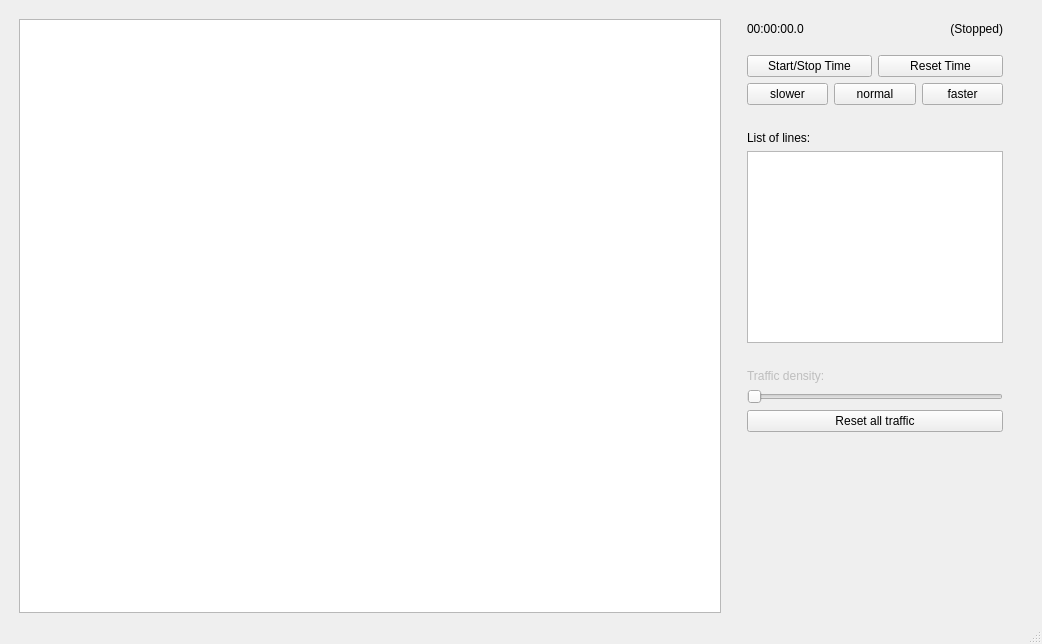
<?xml version="1.0" encoding="UTF-8"?>
<ui version="4.0">
 <class>MainWindow</class>
 <widget class="QMainWindow" name="MainWindow">
  <property name="geometry">
   <rect>
    <x>0</x>
    <y>0</y>
    <width>1042</width>
    <height>644</height>
   </rect>
  </property>
  <property name="minimumSize">
   <size>
    <width>800</width>
    <height>600</height>
   </size>
  </property>
  <property name="windowTitle">
   <string>Shalingrad subway plans</string>
  </property>
  <widget class="QWidget" name="centralwidget">
   <layout class="QGridLayout" name="gridLayout">
    <item row="1" column="0">
     <layout class="QHBoxLayout" name="horizontalLayout_2">
      <property name="leftMargin">
       <number>10</number>
      </property>
      <property name="topMargin">
       <number>10</number>
      </property>
      <property name="rightMargin">
       <number>10</number>
      </property>
      <item>
       <widget class="QGraphicsView" name="graphicsView"/>
      </item>
      <item>
       <layout class="QVBoxLayout" name="verticalLayout">
        <property name="leftMargin">
         <number>20</number>
        </property>
        <property name="rightMargin">
         <number>20</number>
        </property>
        <item>
         <layout class="QHBoxLayout" name="horizontalLayout_3">
          <item>
           <widget class="QLabel" name="timeLbl">
            <property name="enabled">
             <bool>true</bool>
            </property>
            <property name="sizePolicy">
             <sizepolicy hsizetype="Minimum" vsizetype="Fixed">
              <horstretch>0</horstretch>
              <verstretch>0</verstretch>
             </sizepolicy>
            </property>
            <property name="frameShape">
             <enum>QFrame::NoFrame</enum>
            </property>
            <property name="text">
             <string>00:00:00.0</string>
            </property>
            <property name="alignment">
             <set>Qt::AlignLeading|Qt::AlignLeft|Qt::AlignVCenter</set>
            </property>
           </widget>
          </item>
          <item>
           <spacer name="horizontalSpacer">
            <property name="orientation">
             <enum>Qt::Horizontal</enum>
            </property>
            <property name="sizeType">
             <enum>QSizePolicy::Preferred</enum>
            </property>
            <property name="sizeHint" stdset="0">
             <size>
              <width>40</width>
              <height>20</height>
             </size>
            </property>
           </spacer>
          </item>
          <item>
           <widget class="QLabel" name="statusLbl">
            <property name="text">
             <string>(Stopped)</string>
            </property>
            <property name="alignment">
             <set>Qt::AlignRight|Qt::AlignTrailing|Qt::AlignVCenter</set>
            </property>
           </widget>
          </item>
         </layout>
        </item>
        <item>
         <spacer name="verticalSpacer_2">
          <property name="orientation">
           <enum>Qt::Vertical</enum>
          </property>
          <property name="sizeType">
           <enum>QSizePolicy::Fixed</enum>
          </property>
          <property name="sizeHint" stdset="0">
           <size>
            <width>20</width>
            <height>10</height>
           </size>
          </property>
         </spacer>
        </item>
        <item>
         <layout class="QHBoxLayout" name="horizontalLayout_5">
          <item>
           <widget class="QPushButton" name="toggleTimeBtn">
            <property name="autoFillBackground">
             <bool>false</bool>
            </property>
            <property name="text">
             <string>Start/Stop Time</string>
            </property>
           </widget>
          </item>
          <item>
           <widget class="QPushButton" name="resetBtn">
            <property name="text">
             <string>Reset Time</string>
            </property>
           </widget>
          </item>
         </layout>
        </item>
        <item>
         <layout class="QHBoxLayout" name="horizontalLayout">
          <item>
           <layout class="QVBoxLayout" name="verticalLayout_2">
            <item>
             <layout class="QHBoxLayout" name="horizontalLayout_4">
              <item>
               <widget class="QPushButton" name="slowerBtn">
                <property name="text">
                 <string>slower</string>
                </property>
               </widget>
              </item>
              <item>
               <widget class="QPushButton" name="normalBtn">
                <property name="sizePolicy">
                 <sizepolicy hsizetype="Minimum" vsizetype="Fixed">
                  <horstretch>0</horstretch>
                  <verstretch>0</verstretch>
                 </sizepolicy>
                </property>
                <property name="text">
                 <string>normal</string>
                </property>
               </widget>
              </item>
              <item>
               <widget class="QPushButton" name="fasterBtn">
                <property name="text">
                 <string>faster</string>
                </property>
               </widget>
              </item>
             </layout>
            </item>
           </layout>
          </item>
         </layout>
        </item>
        <item>
         <spacer name="verticalSpacer">
          <property name="orientation">
           <enum>Qt::Vertical</enum>
          </property>
          <property name="sizeType">
           <enum>QSizePolicy::Minimum</enum>
          </property>
          <property name="sizeHint" stdset="0">
           <size>
            <width>20</width>
            <height>20</height>
           </size>
          </property>
         </spacer>
        </item>
        <item>
         <widget class="QLabel" name="label">
          <property name="text">
           <string>List of lines:</string>
          </property>
         </widget>
        </item>
        <item>
         <widget class="DeselectableTreeView" name="pttreeView">
          <property name="sizePolicy">
           <sizepolicy hsizetype="Minimum" vsizetype="Minimum">
            <horstretch>0</horstretch>
            <verstretch>0</verstretch>
           </sizepolicy>
          </property>
          <property name="editTriggers">
           <set>QAbstractItemView::NoEditTriggers</set>
          </property>
          <property name="showDropIndicator" stdset="0">
           <bool>false</bool>
          </property>
          <attribute name="headerVisible">
           <bool>false</bool>
          </attribute>
         </widget>
        </item>
        <item>
         <spacer name="verticalSpacer_3">
          <property name="orientation">
           <enum>Qt::Vertical</enum>
          </property>
          <property name="sizeType">
           <enum>QSizePolicy::Preferred</enum>
          </property>
          <property name="sizeHint" stdset="0">
           <size>
            <width>20</width>
            <height>20</height>
           </size>
          </property>
         </spacer>
        </item>
        <item>
         <layout class="QHBoxLayout" name="horizontalLayout_6">
          <item>
           <widget class="QLabel" name="strttrafficLbl">
            <property name="enabled">
             <bool>false</bool>
            </property>
            <property name="sizePolicy">
             <sizepolicy hsizetype="Minimum" vsizetype="Preferred">
              <horstretch>0</horstretch>
              <verstretch>0</verstretch>
             </sizepolicy>
            </property>
            <property name="text">
             <string>Traffic density:</string>
            </property>
           </widget>
          </item>
          <item>
           <widget class="QLabel" name="strtnameLbl">
            <property name="enabled">
             <bool>true</bool>
            </property>
            <property name="sizePolicy">
             <sizepolicy hsizetype="Maximum" vsizetype="Preferred">
              <horstretch>0</horstretch>
              <verstretch>0</verstretch>
             </sizepolicy>
            </property>
            <property name="text">
             <string/>
            </property>
           </widget>
          </item>
         </layout>
        </item>
        <item>
         <widget class="QSlider" name="strttrafficSlider">
          <property name="enabled">
           <bool>false</bool>
          </property>
          <property name="sizePolicy">
           <sizepolicy hsizetype="Preferred" vsizetype="Fixed">
            <horstretch>0</horstretch>
            <verstretch>0</verstretch>
           </sizepolicy>
          </property>
          <property name="maximum">
           <number>100</number>
          </property>
          <property name="orientation">
           <enum>Qt::Horizontal</enum>
          </property>
         </widget>
        </item>
        <item>
         <widget class="QPushButton" name="resettrafficBtn">
          <property name="text">
           <string>Reset all traffic</string>
          </property>
         </widget>
        </item>
        <item>
         <spacer name="verticalSpacer_4">
          <property name="orientation">
           <enum>Qt::Vertical</enum>
          </property>
          <property name="sizeHint" stdset="0">
           <size>
            <width>20</width>
            <height>20</height>
           </size>
          </property>
         </spacer>
        </item>
       </layout>
      </item>
     </layout>
    </item>
   </layout>
  </widget>
  <widget class="QMenuBar" name="menubar">
   <property name="geometry">
    <rect>
     <x>0</x>
     <y>0</y>
     <width>1042</width>
     <height>22</height>
    </rect>
   </property>
  </widget>
  <widget class="QStatusBar" name="statusbar"/>
 </widget>
 <customwidgets>
  <customwidget>
   <class>DeselectableTreeView</class>
   <extends>QTreeView</extends>
   <header>src/deselectabletreeview.h</header>
  </customwidget>
 </customwidgets>
 <resources/>
 <connections/>
</ui>
